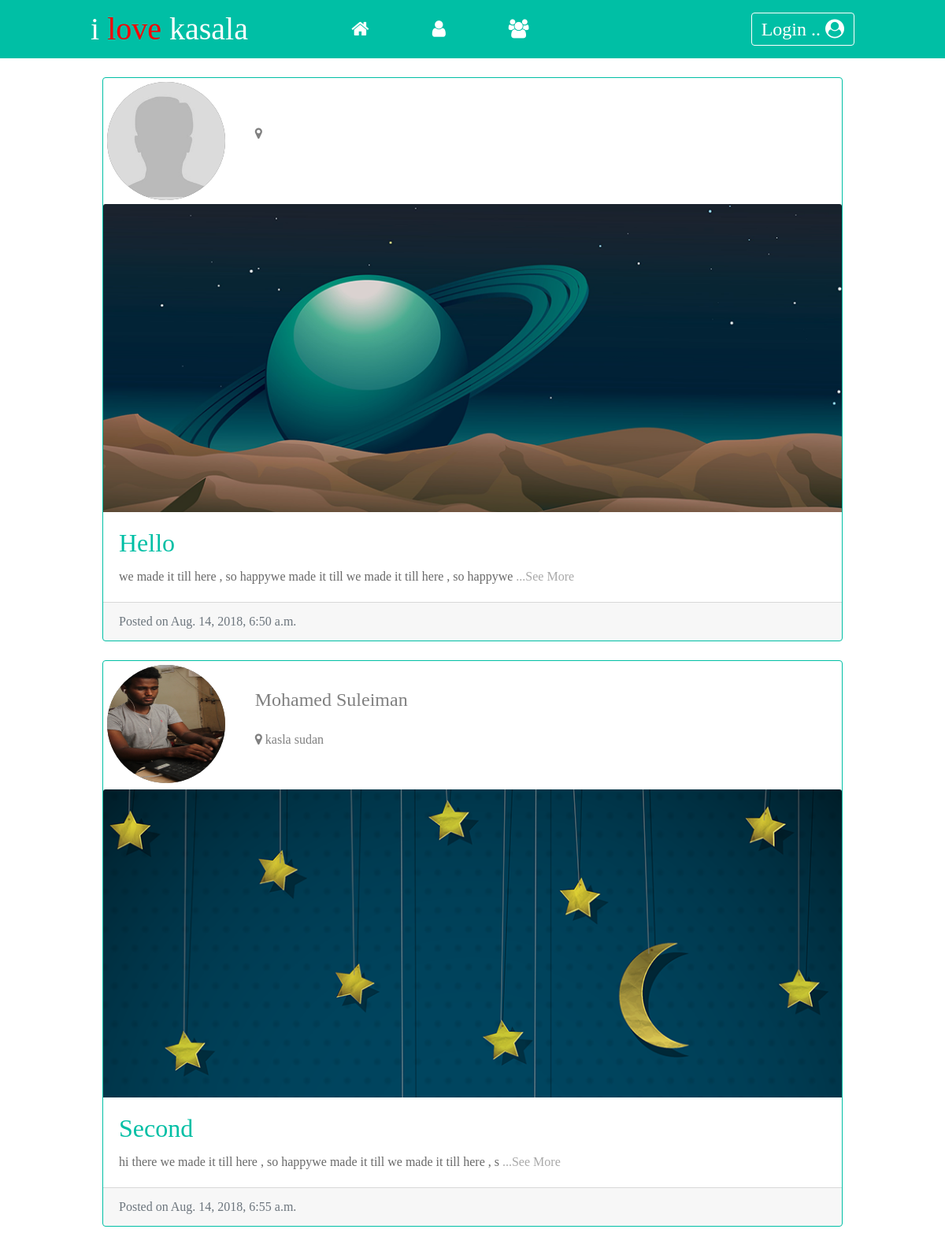
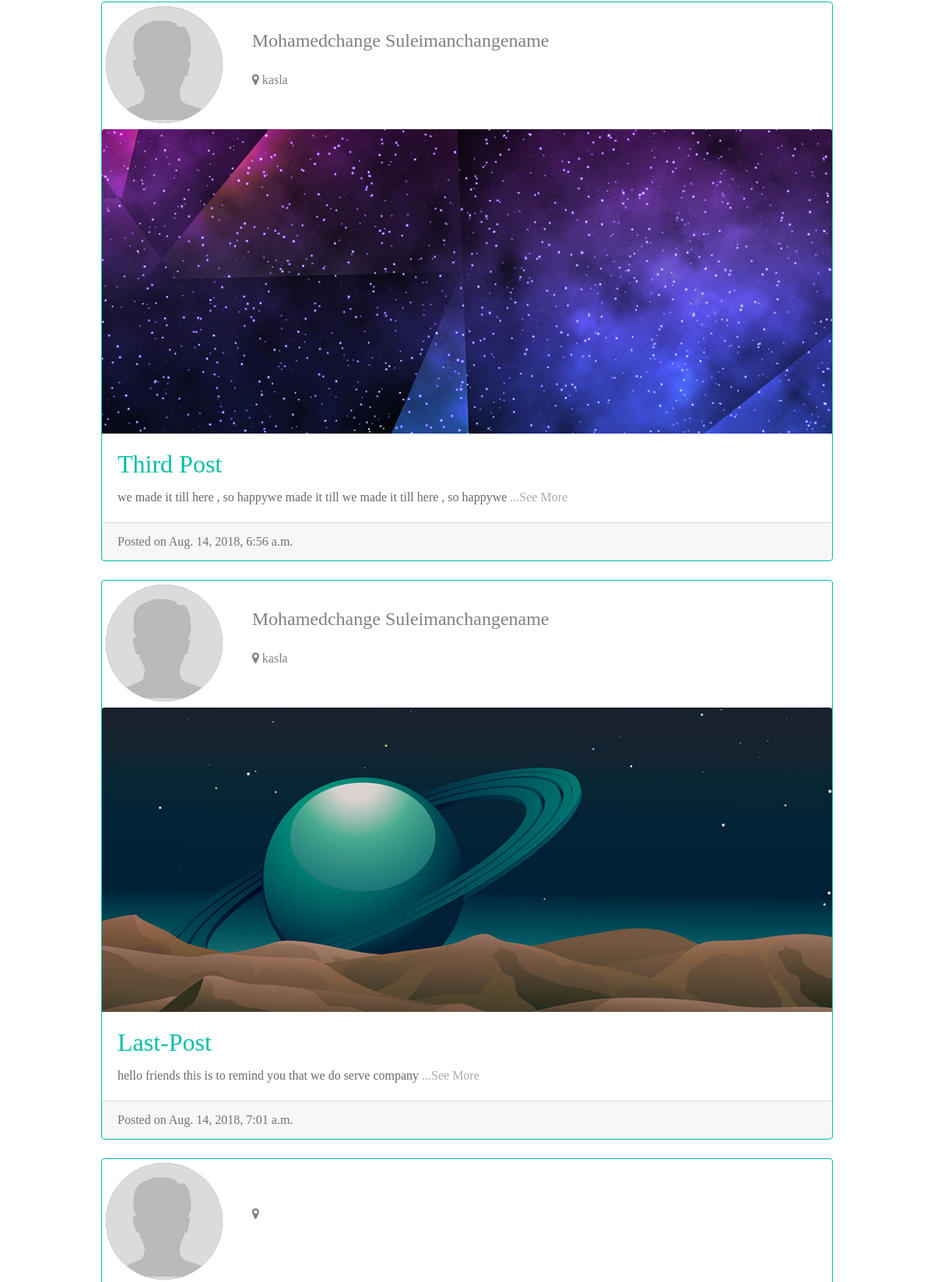
The page / (upper part) on the database its author committed (2 pictures, top to bottom).
### articles/models.py (models this page shows, shortened)
class Article(models.Model):
    title=models.CharField(max_length=100)
    slug=models.SlugField()
    body=models.TextField()
    date=models.DateTimeField(auto_now_add=True)
    thumb=models.ImageField(default="default.png",blank=True)
    author=models.ForeignKey(User, default=None)
    def snippet(self):
        return self.body[:80]

### Accounts/models.py (models this page shows, shortened)
class UserProfile(models.Model):
    user = models.OneToOneField(User)
    bio = models.CharField(max_length=100, default='')
    city = models.CharField(max_length=100, default='')
    website = models.URLField(blank=True)
    phone = models.IntegerField(blank=True)
    image = models.ImageField(upload_to='profile_image', default='../style/profile.jpg')
    GENDER_CHOICES = (
        ('M', 'Male'),
        ('F', 'Female'),
    )
    gender = models.CharField(max_length=1, choices=GENDER_CHOICES,default="")

### articles/views.py (the view)
# urls.py: url(r'^$',views.articles_list, name='list'),
def articles_list(request):
    articles=Article.objects.all().order_by('date')
    return render(request,'articles/articles-list.html',{'articles':articles})

### articles/templates/articles/articles-list.html (shortened to what this page needs)
{% extends 'base_layout.html' %}
{% load staticfiles %}
{% block head %}
        <link href="https://stackpath.bootstrapcdn.com/font-awesome/4.7.0/css/font-awesome.min.css" rel="stylesheet">
{% endblock %}
{% block content%}
    <br>
    {% for article in articles %}
              <div class="card mb-4" style=" border: 1px solid #00bfa5 !important;">
            <div>
               <div class="row">
                <div class="col-4 profile-img">
                {% if article.author.userprofile.image %}
                <img src="{{ article.author.userprofile.image.url }}"  alt="">
                {% else %}
                    {% load staticfiles%}
                <img src="{% static 'profile.jpg'%}" style="border-radius:50%; ">
                {% endif %}
                </div>
                <div class="col-8f float-left name-city">
                   <h4 style="text-transform: capitalize; color: grey">{{article.author.first_name}}  {{article.author.last_name}}</h4>
                    <br>
                    <p style="font-size: : 14px; color: grey">
                       <i class="fa fa-map-marker" aria-hidden="true"></i>
                        {{article.author.userprofile.city}}</p>
                </div>
                </div>
            </div>
            <img class="card-img-top" src="{{ article.thumb.url }}"  alt="Card image cap">
            <div class="card-body">
              <h2 class="card-title"><a href="{% url 'articles:detail' slug=article.slug %}" class="title" style="    color: #00bfa5;
">{{ article.title }}</a></h2>
              <p class="card-text" style="color: dimgray"> {{ article.snippet  }}<span><a href="{% url 'articles:detail' slug=article.slug %}" style="color: darkgray">  ...See More</a></span></p>
            </div>
            <div class="card-footer text-muted">
              Posted on {{ article.date }}
            </div>
          </div>
       {% endfor %}
{% endblock %}

### style/styles.css (style rules this page uses)
* { font-family: Ubuntu; }
h1, h2, h3, h4, h5 { font-weight: normal; color: grey; margin: 0; }
a, a:hover, a:visited { color: #fff; text-decoration: none; }
.title { text-transform: capitalize; margin-bottom: 20px; }
.profile-img img { margin: 5px; width: 150px; height: 150px; background-color: dimgrey; border-radius: 50%; }
.name-city { vertical-align: middle; padding: 35px; float: left; margin-left: -150px; }

### rows shown on the page
Article: thumb (placeholder picture), title "Hello", snippet "we made it till here , so happywe made it till we made it till here , so happywe", date "Aug. 14, 2018, 6:50 a.m."
Article: author.userprofile.image (picture), author.first_name "Mohamed", author.last_name "Suleiman", author.userprofile.city "kasla sudan", thumb (picture), title "Second", snippet "hi there we made it till here , so happywe made it till we made it till here , s", date "Aug. 14, 2018, 6:55 a.m."
Article: author.first_name "Mohamedchange", author.last_name "Suleimanchangename", author.userprofile.city "kasla", thumb (picture), title "Third Post", snippet "we made it till here , so happywe made it till we made it till here , so happywe", date "Aug. 14, 2018, 6:56 a.m."
Article: author.first_name "Mohamedchange", author.last_name "Suleimanchangename", author.userprofile.city "kasla", thumb (placeholder picture), title "Last-Post", snippet "hello friends this is to remind you that we do serve company", date "Aug. 14, 2018, 7:01 a.m."
